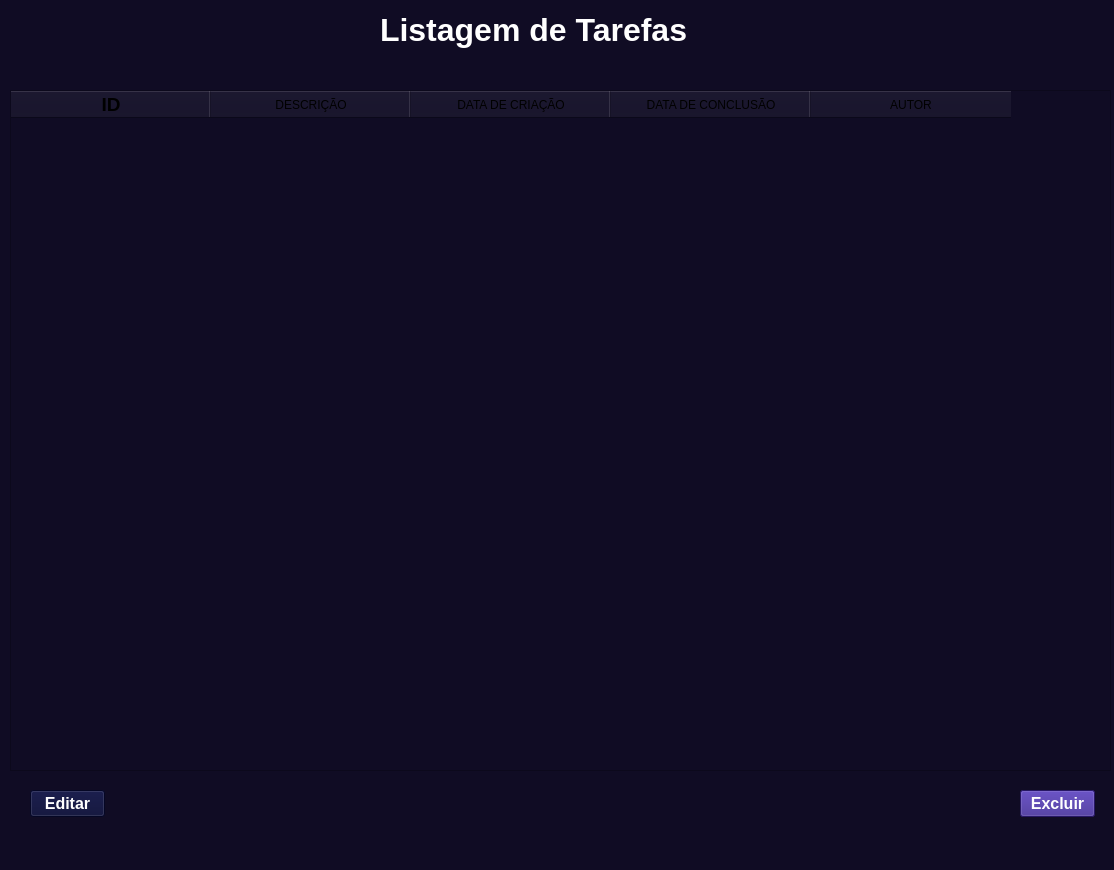
<?xml version="1.0" encoding="UTF-8"?>
<ui version="4.0">
 <class>MainWindow</class>
 <widget class="QMainWindow" name="MainWindow">
  <property name="geometry">
   <rect>
    <x>0</x>
    <y>0</y>
    <width>1114</width>
    <height>870</height>
   </rect>
  </property>
  <property name="windowTitle">
   <string>MainWindow</string>
  </property>
  <property name="styleSheet">
   <string notr="true">
background-color: rgb(16, 12, 36);</string>
  </property>
  <widget class="QWidget" name="centralwidget">
   <widget class="QLabel" name="label">
    <property name="geometry">
     <rect>
      <x>380</x>
      <y>10</y>
      <width>322</width>
      <height>39</height>
     </rect>
    </property>
    <property name="font">
     <font>
      <pointsize>24</pointsize>
      <weight>75</weight>
      <bold>true</bold>
     </font>
    </property>
    <property name="styleSheet">
     <string notr="true">
color: rgb(255, 255, 255);</string>
    </property>
    <property name="text">
     <string>Listagem de Tarefas</string>
    </property>
   </widget>
   <widget class="QTableWidget" name="tableWidget">
    <property name="geometry">
     <rect>
      <x>10</x>
      <y>90</y>
      <width>1101</width>
      <height>681</height>
     </rect>
    </property>
    <property name="styleSheet">
     <string notr="true">background-color: rgb(20, 12, 52);
color: rgb(255, 255, 255);

}
QHeaderView::section
{
border:none;
font: 700 12pt &quot;Arial&quot;;
background-color: rgb(24,12,52)
}
QLayout::setSizeConstraint
{</string>
    </property>
    <property name="showGrid">
     <bool>true</bool>
    </property>
    <attribute name="horizontalHeaderCascadingSectionResizes">
     <bool>false</bool>
    </attribute>
    <attribute name="horizontalHeaderDefaultSectionSize">
     <number>200</number>
    </attribute>
    <column>
     <property name="text">
      <string>ID</string>
     </property>
     <property name="font">
      <font>
       <pointsize>14</pointsize>
       <weight>75</weight>
       <bold>true</bold>
      </font>
     </property>
     <property name="background">
      <color>
       <red>20</red>
       <green>12</green>
       <blue>52</blue>
      </color>
     </property>
    </column>
    <column>
     <property name="text">
      <string>DESCRIÇÃO</string>
     </property>
    </column>
    <column>
     <property name="text">
      <string>DATA DE CRIAÇÃO</string>
     </property>
    </column>
    <column>
     <property name="text">
      <string>DATA DE CONCLUSÃO</string>
     </property>
    </column>
    <column>
     <property name="text">
      <string>AUTOR</string>
     </property>
    </column>
   </widget>
   <widget class="QPushButton" name="pushButton">
    <property name="geometry">
     <rect>
      <x>1020</x>
      <y>790</y>
      <width>75</width>
      <height>27</height>
     </rect>
    </property>
    <property name="font">
     <font>
      <pointsize>12</pointsize>
      <weight>75</weight>
      <bold>true</bold>
     </font>
    </property>
    <property name="styleSheet">
     <string notr="true">background-color: rgb(187, 15, 255);
color: rgb(255, 255, 255);
background-color: rgb(54, 32, 140);</string>
    </property>
    <property name="text">
     <string>Excluir</string>
    </property>
   </widget>
   <widget class="QPushButton" name="pushButton_2">
    <property name="geometry">
     <rect>
      <x>30</x>
      <y>790</y>
      <width>75</width>
      <height>27</height>
     </rect>
    </property>
    <property name="font">
     <font>
      <pointsize>12</pointsize>
      <weight>75</weight>
      <bold>true</bold>
     </font>
    </property>
    <property name="styleSheet">
     <string notr="true">color: rgb(255, 255, 255);
background-color: rgb(7, 10, 52);</string>
    </property>
    <property name="text">
     <string>Editar</string>
    </property>
   </widget>
  </widget>
  <widget class="QMenuBar" name="menubar">
   <property name="geometry">
    <rect>
     <x>0</x>
     <y>0</y>
     <width>1114</width>
     <height>21</height>
    </rect>
   </property>
  </widget>
  <widget class="QStatusBar" name="statusbar"/>
 </widget>
 <resources/>
 <connections/>
</ui>
